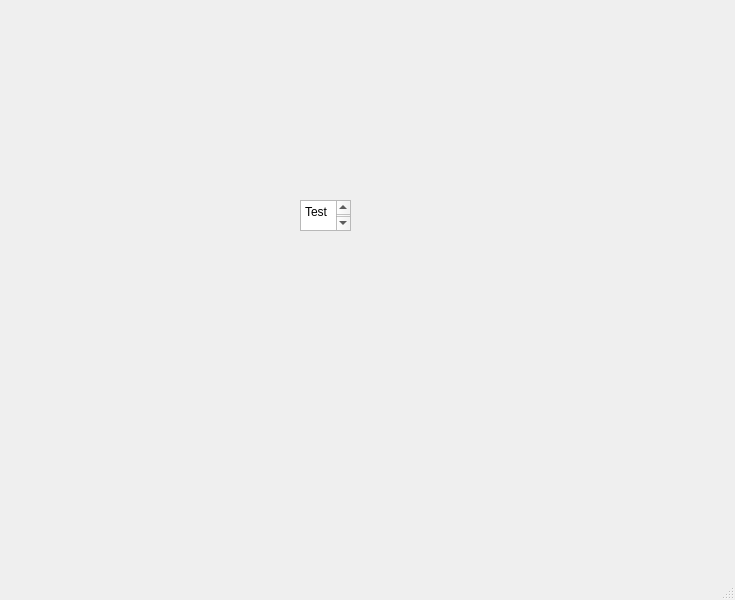
<?xml version="1.0" encoding="UTF-8"?>
<ui version="4.0">
 <class>CollectionInnovations</class>
 <widget class="QMainWindow" name="CollectionInnovations">
  <property name="geometry">
   <rect>
    <x>0</x>
    <y>0</y>
    <width>735</width>
    <height>600</height>
   </rect>
  </property>
  <property name="windowTitle">
   <string>CollectionInnovations</string>
  </property>
  <widget class="QWidget" name="centralwidget">
   <widget class="QTextEdit" name="textEdit">
    <property name="geometry">
     <rect>
      <x>300</x>
      <y>200</y>
      <width>51</width>
      <height>31</height>
     </rect>
    </property>
    <property name="html">
     <string>&lt;!DOCTYPE HTML PUBLIC &quot;-//W3C//DTD HTML 4.0//EN&quot; &quot;http://www.w3.org/TR/REC-html40/strict.dtd&quot;&gt;
&lt;html&gt;&lt;head&gt;&lt;meta name=&quot;qrichtext&quot; content=&quot;1&quot; /&gt;&lt;style type=&quot;text/css&quot;&gt;
p, li { white-space: pre-wrap; }
&lt;/style&gt;&lt;/head&gt;&lt;body style=&quot; font-family:'Sans Serif'; font-size:9pt; font-weight:400; font-style:normal;&quot;&gt;
&lt;p style=&quot; margin-top:0px; margin-bottom:0px; margin-left:0px; margin-right:0px; -qt-block-indent:0; text-indent:0px;&quot;&gt;&lt;span style=&quot; font-family:'Sans Serif';&quot;&gt;Test&lt;/span&gt;&lt;/p&gt;
&lt;p style=&quot;-qt-paragraph-type:empty; margin-top:0px; margin-bottom:0px; margin-left:0px; margin-right:0px; -qt-block-indent:0; text-indent:0px; font-family:'Sans Serif';&quot;&gt;&lt;br /&gt;&lt;/p&gt;&lt;/body&gt;&lt;/html&gt;</string>
    </property>
   </widget>
  </widget>
  <widget class="QMenuBar" name="menubar">
   <property name="geometry">
    <rect>
     <x>0</x>
     <y>0</y>
     <width>735</width>
     <height>22</height>
    </rect>
   </property>
  </widget>
  <widget class="QStatusBar" name="statusbar"/>
 </widget>
 <resources/>
 <connections/>
</ui>
